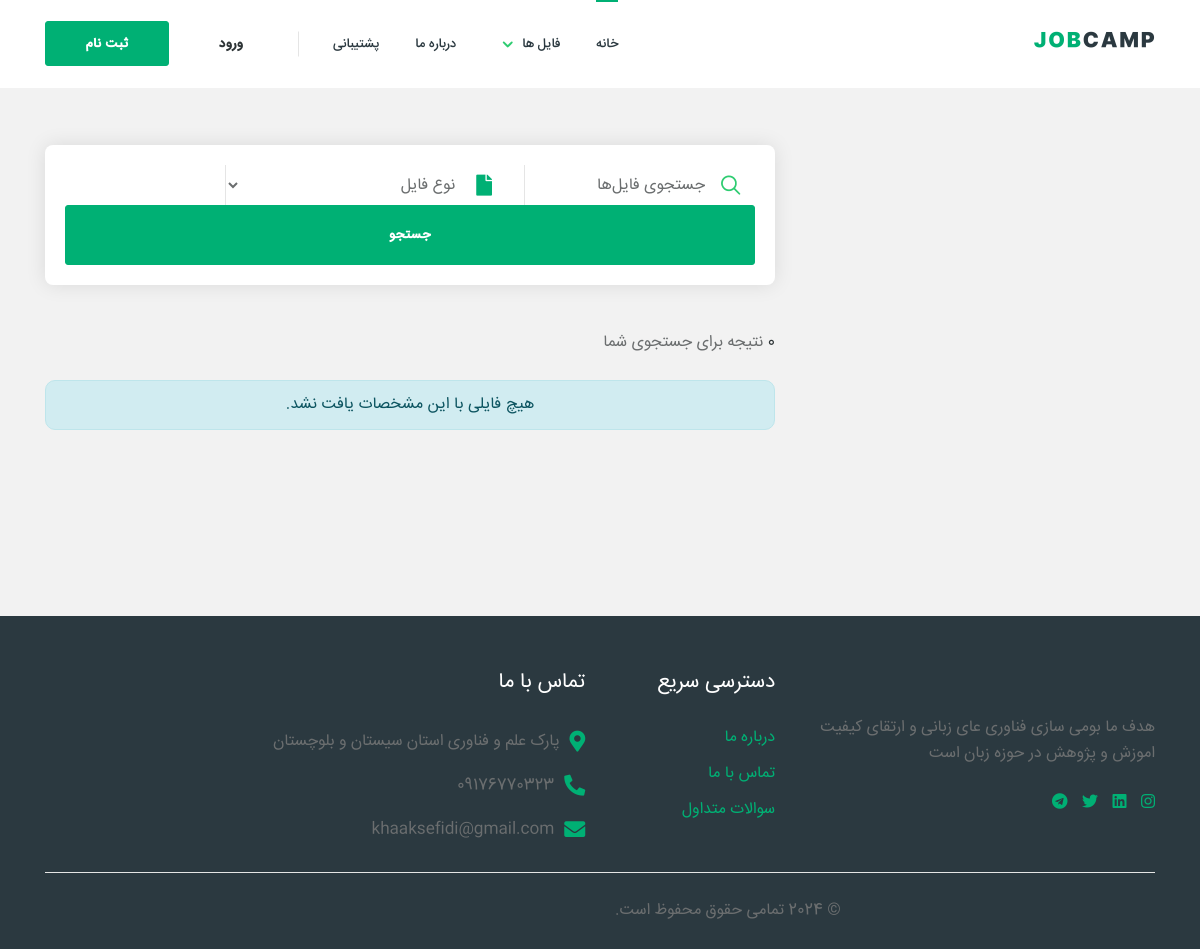
/search-grid/, run on an earlier commit of the app's database.
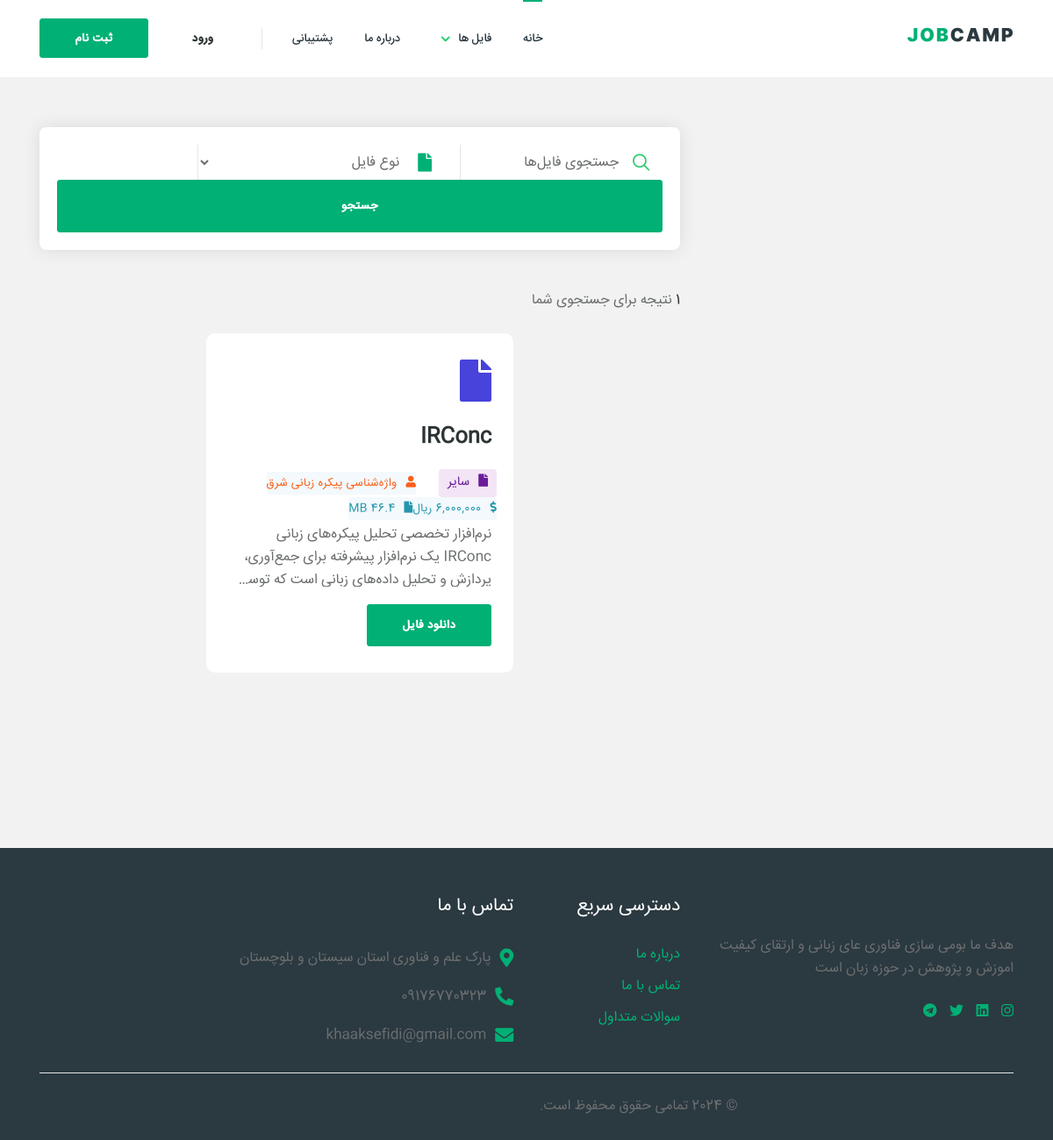
And on a later commit of the database.
### files/models.py (models this page shows, shortened)
class UploadedFile(models.Model):
    FILE_TYPES = [
        ('pdf', 'PDF'),
        ('word', 'Word'),
        ('excel', 'Excel'),
        ('other', 'سایر'),
    ]
    title = models.CharField(max_length=255, verbose_name="عنوان فایل")
    description = models.TextField(blank=True, verbose_name="توضیحات")
    file = models.FileField(upload_to='uploaded_files/', verbose_name="فایل")
    file_type = models.CharField(max_length=10, choices=FILE_TYPES, verbose_name="نوع فایل")
    category = models.ForeignKey(Category, on_delete=models.SET_NULL, null=True, blank=True, verbose_name="دسته‌بندی")
    uploaded_at = models.DateTimeField(auto_now_add=True, verbose_name="تاریخ آپلود")
    project_manager = models.CharField(max_length=255, verbose_name="مدیر پروژه")
    is_free = models.BooleanField(default=False, verbose_name="رایگان؟")
    price = models.DecimalField(max_digits=12, decimal_places=0, verbose_name="قیمت (ریال)", null=True, blank=True)
    file_size = models.PositiveBigIntegerField(editable=False, null=True, blank=True, verbose_name="اندازه فایل (بایت)")
    slug = models.SlugField(max_length=255, unique=True, blank=True, verbose_name="اسلاگ")
    class Meta:
        verbose_name = "فایل آپلودی"
        verbose_name_plural = "فایل‌های آپلودی"

### core/views.py (the view)
# urls.py: path('search-grid/', views.SearchGridView.as_view(), name='search-grid'),
class SearchGridView(TemplateView):
    template_name = 'core/search-grid.html'
    def get_context_data(self, **kwargs):
        context = super().get_context_data(**kwargs)
        files_qs = UploadedFile.objects.all()
        for f in files_qs:
            if not f.slug:
                base_slug = slugify(f.title)
                slug = base_slug
                counter = 1
                while UploadedFile.objects.filter(slug=slug).exclude(id=f.id).exists():
                    slug = f"{base_slug}-{counter}"
                    counter += 1
                f.slug = slug
                f.save()
        request = self.request
        keyword = request.GET.get('keyword', '').strip()
        file_type = request.GET.get('file_type', '').strip()
        if keyword:
            files_qs = files_qs.filter(title__icontains=keyword)
        if file_type:
            files_qs = files_qs.filter(file_type=file_type)
        context['files'] = list(files_qs)
        context['is_paginated'] = False
        context['page_obj'] = None
        context['search_keyword'] = keyword
        context['search_file_type'] = file_type
        context['file_type_choices'] = UploadedFile.FILE_TYPES
        return context

### templates/core/search-grid.html (shortened to what the changed rows need)
{% extends "parent/base.html" %}
{% load static %}
{% block content %}
{% load humanize %}
  <div class="site-wrapper overflow-hidden ">
    <div class="bg-default-1 pt-26 pt-lg-28 pb-13 pb-lg-25">
      <div class="container">
        <div class="row">
          <div class="col-12 col-md-8 col-xs-12 ">
            <div class="pt-12">
              <div class="d-flex align-items-center justify-content-between">
                <h5 class="font-size-4 font-weight-normal text-default-color">
                  <span class="heading-default-color">{{ files|length }}</span>
                  نتیجه برای جستجوی شما
                </h5>
              </div>
              <div class="pt-6">
                <div class="row justify-content-center">
                  {% for file in files %}
                    {% if file.slug %}
                    <div class="col-12 col-lg-6">
                      <div class="bg-white px-8 pt-9 pb-7 rounded-4 mb-9 feature-cardOne-adjustments">
                        <div class="d-block mb-7">
                          <a href="{% url 'core:job-details' slug=file.slug %}">
                            {% if file.file_type == 'pdf' %}
                              <i class="fas fa-file-pdf fa-3x text-danger"></i>
                            {% elif file.file_type == 'word' %}
                              <i class="fas fa-file-word fa-3x text-primary"></i>
                            {% elif file.file_type == 'excel' %}
                              <i class="fas fa-file-excel fa-3x text-success"></i>
                            {% else %}
                              <i class="fas fa-file fa-3x text-secondary"></i>
                            {% endif %}
                          </a>
                        </div>
                        <h2 class="mt-n4">
                          <a class="font-size-7 text-black-2 font-weight-bold mb-4" href="{% url 'core:job-details' slug=file.slug %}">
                            {{ file.title }}
                          </a>
                        </h2>
                        <ul class="list-unstyled mb-1 card-tag-list">
                          <li>
                            <span class="file-type-badge file-type-{{ file.file_type }}">
                              <i class="fas fa-file mr-2"></i> {{ file.get_file_type_display }}
                            </span>
                          </li>
                          <li>
                            <span class="bg-regent-opacity-15 text-orange font-size-3 rounded-3">
                              <i class="fa fa-user mr-2 font-weight-bold"></i> {{ file.project_manager }}
                            </span>
                          </li>
                          <li>
                            <span class="bg-regent-opacity-15 text-eastern font-size-3 rounded-3">
                              <i class="fa fa-dollar-sign mr-2 font-weight-bold"></i>
                              {% if file.is_free %}رایگان{% else %}{{ file.price|intcomma:False }} ریال{% endif %}
                            </span>
                          </li>
                          <li>
                            <span class="bg-regent-opacity-15 text-eastern font-size-3 rounded-3">
                              <i class="fa fa-file mr-2 font-weight-bold"></i> {{ file.file_size|filesizeformat }}
                            </span>
                          </li>
                        </ul>
                        <p class="mb-7 font-size-4 text-gray truncate-description">{{ file.description|truncatewords:20 }}</p>
                        <div class="card-btn-group">
                          <a class="btn btn-green text-uppercase btn-medium rounded-3" href="{% url 'core:job-details' slug=file.slug %}">دانلود فایل</a>
                        </div>
                      </div>
                    </div>
                    {% endif %}
                  {% empty %}
                    <div class="col-12">
                      <div class="alert alert-info text-center">
                        هیچ فایلی با این مشخصات یافت نشد.
                      </div>
                    </div>
                  {% endfor %}
                </div>
              </div>
            </div>
          </div>
        </div>
      </div>
    </div>
  </div>
{% endblock %}

What changed in the data, as far as the page shows it:
added UploadedFile: title "IRConc", file_type "سایر", project_manager "واژه‌شناسی پیکره زبانی شرق", file_size|filesizeformat "46.4 MB", description "نرم‌افزار تخصصی تحلیل پیکره‌های زبانی IRConc یک نرم‌افزار پیشرفته برای جمع‌آوری، پردازش و تحلیل داده‌های زبانی است که…"
Also different on the page:
{{ files|length }}: "0" → "1"
text no longer shown: "هیچ فایلی با این مشخصات یافت نشد."
